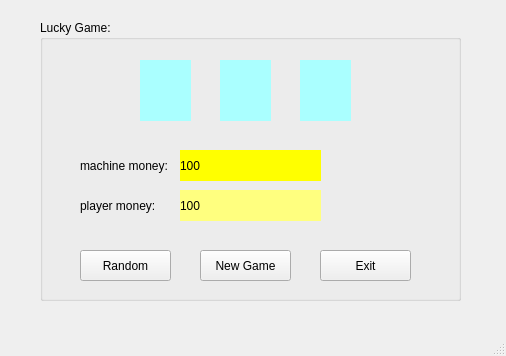
<?xml version="1.0" encoding="UTF-8"?>
<ui version="4.0">
 <class>MainWindow</class>
 <widget class="QMainWindow" name="MainWindow">
  <property name="geometry">
   <rect>
    <x>0</x>
    <y>0</y>
    <width>506</width>
    <height>356</height>
   </rect>
  </property>
  <property name="windowTitle">
   <string>MainWindow</string>
  </property>
  <widget class="QWidget" name="centralwidget">
   <widget class="QGroupBox" name="groupBox">
    <property name="geometry">
     <rect>
      <x>40</x>
      <y>20</y>
      <width>421</width>
      <height>281</height>
     </rect>
    </property>
    <property name="title">
     <string>Lucky Game:</string>
    </property>
    <widget class="QLabel" name="label_4">
     <property name="geometry">
      <rect>
       <x>40</x>
       <y>130</y>
       <width>101</width>
       <height>31</height>
      </rect>
     </property>
     <property name="text">
      <string>machine money:</string>
     </property>
    </widget>
    <widget class="QLabel" name="label_5">
     <property name="geometry">
      <rect>
       <x>40</x>
       <y>170</y>
       <width>91</width>
       <height>31</height>
      </rect>
     </property>
     <property name="text">
      <string>player money:</string>
     </property>
    </widget>
    <widget class="QLabel" name="labelMachine">
     <property name="geometry">
      <rect>
       <x>140</x>
       <y>130</y>
       <width>141</width>
       <height>31</height>
      </rect>
     </property>
     <property name="styleSheet">
      <string notr="true">background-color: rgb(255, 255, 0);
color: rgb(0, 0, 0);</string>
     </property>
     <property name="text">
      <string>100</string>
     </property>
    </widget>
    <widget class="QLabel" name="labelPlayer">
     <property name="geometry">
      <rect>
       <x>140</x>
       <y>170</y>
       <width>141</width>
       <height>31</height>
      </rect>
     </property>
     <property name="styleSheet">
      <string notr="true">background-color: rgb(255, 255, 127);
color: rgb(0, 0, 0);</string>
     </property>
     <property name="text">
      <string>100</string>
     </property>
    </widget>
    <widget class="QPushButton" name="pushButtonRandom">
     <property name="geometry">
      <rect>
       <x>40</x>
       <y>230</y>
       <width>91</width>
       <height>31</height>
      </rect>
     </property>
     <property name="text">
      <string>Random</string>
     </property>
     <property name="icon">
      <iconset>
       <normaloff>../images/ic_random.png</normaloff>../images/ic_random.png</iconset>
     </property>
     <property name="iconSize">
      <size>
       <width>20</width>
       <height>20</height>
      </size>
     </property>
    </widget>
    <widget class="QPushButton" name="pushButtonNewGame">
     <property name="geometry">
      <rect>
       <x>160</x>
       <y>230</y>
       <width>91</width>
       <height>31</height>
      </rect>
     </property>
     <property name="text">
      <string>New Game</string>
     </property>
     <property name="icon">
      <iconset>
       <normaloff>../images/ic_newgame.png</normaloff>../images/ic_newgame.png</iconset>
     </property>
     <property name="iconSize">
      <size>
       <width>20</width>
       <height>20</height>
      </size>
     </property>
    </widget>
    <widget class="QPushButton" name="pushButtonExit">
     <property name="geometry">
      <rect>
       <x>280</x>
       <y>230</y>
       <width>91</width>
       <height>31</height>
      </rect>
     </property>
     <property name="text">
      <string>Exit</string>
     </property>
     <property name="icon">
      <iconset>
       <normaloff>../images/ic_exit.png</normaloff>../images/ic_exit.png</iconset>
     </property>
    </widget>
    <widget class="QLabel" name="label_1">
     <property name="geometry">
      <rect>
       <x>100</x>
       <y>40</y>
       <width>51</width>
       <height>61</height>
      </rect>
     </property>
     <property name="styleSheet">
      <string notr="true">color: rgb(0, 0, 0);
background-color: rgb(170, 255, 255);
font: 16pt &quot;MS Shell Dlg 2&quot;;</string>
     </property>
     <property name="text">
      <string/>
     </property>
     <property name="alignment">
      <set>Qt::AlignCenter</set>
     </property>
    </widget>
    <widget class="QLabel" name="label_2">
     <property name="geometry">
      <rect>
       <x>180</x>
       <y>40</y>
       <width>51</width>
       <height>61</height>
      </rect>
     </property>
     <property name="styleSheet">
      <string notr="true">color: rgb(0, 0, 0);
background-color: rgb(170, 255, 255);
font: 16pt &quot;MS Shell Dlg 2&quot;;</string>
     </property>
     <property name="text">
      <string/>
     </property>
     <property name="alignment">
      <set>Qt::AlignCenter</set>
     </property>
    </widget>
    <widget class="QLabel" name="label_3">
     <property name="geometry">
      <rect>
       <x>260</x>
       <y>40</y>
       <width>51</width>
       <height>61</height>
      </rect>
     </property>
     <property name="styleSheet">
      <string notr="true">color: rgb(0, 0, 0);
background-color: rgb(170, 255, 255);
font: 16pt &quot;MS Shell Dlg 2&quot;;</string>
     </property>
     <property name="text">
      <string/>
     </property>
     <property name="alignment">
      <set>Qt::AlignCenter</set>
     </property>
    </widget>
   </widget>
  </widget>
  <widget class="QMenuBar" name="menubar">
   <property name="geometry">
    <rect>
     <x>0</x>
     <y>0</y>
     <width>506</width>
     <height>22</height>
    </rect>
   </property>
  </widget>
  <widget class="QStatusBar" name="statusbar"/>
 </widget>
 <resources/>
 <connections/>
</ui>
